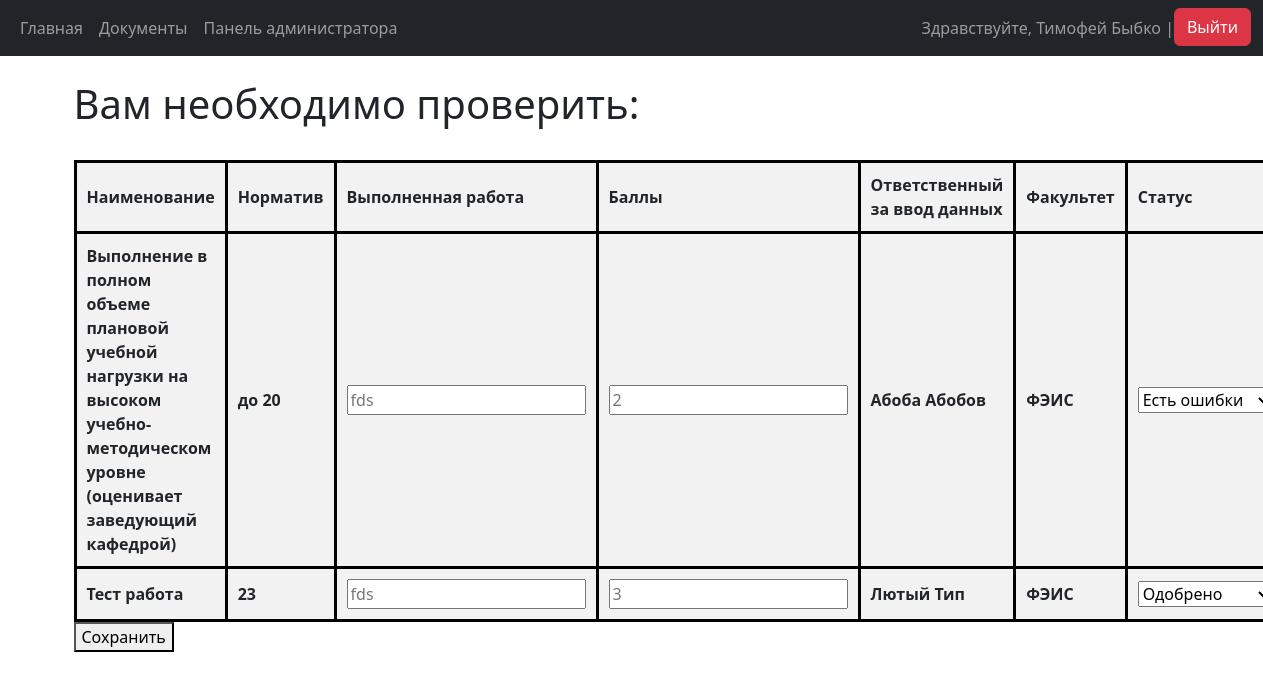
The app's page / (signed in) with its own data.
### main_app/models.py (models this page shows, shortened)
class Faculties(models.Model):
    faculty = models.CharField(verbose_name='Факультет', max_length=50, blank=False)
    class Meta:
        verbose_name = 'Факультеты'
        verbose_name_plural = 'Факультеты'

class Grading(models.Model):
    STATUS_CHOICES = [
        ('not_checked', 'Не проверено'),
        ('approved', 'Одобрено'),
        ('has_errors', 'Есть ошибки'),
    ]
    user = models.ForeignKey(Profile, verbose_name='Юзер', on_delete=models.CASCADE)
    used_standard = models.ForeignKey(Criteria, verbose_name='Наименование работ', on_delete=models.PROTECT)
    work_done = models.CharField(verbose_name='Выполненная работа', max_length=400, blank=True)
    rating = models.PositiveIntegerField(verbose_name='Баллы', default=0)
    status = models.CharField(
        verbose_name='Статус',
        max_length=20,
        choices=STATUS_CHOICES,
        default='not_checked',
    )
    class Meta:
        constraints = [
            models.UniqueConstraint(fields=['user', 'used_standard'], name='unique_user_data')
        ]
        verbose_name = 'Выполненные работы'
        verbose_name_plural = 'Выполненные работы'

class Criteria(models.Model):
    title = models.CharField(verbose_name='Наименование работ', max_length=200, blank=False)
    standard_in_points = models.CharField(verbose_name='Норматив в баллах', max_length=30, blank=False)
    table_title = models.ForeignKey(Table, verbose_name='Таблица', on_delete=models.PROTECT, null=True, blank=True)
    class Meta:
        verbose_name = 'Работы и нормативы'
        verbose_name_plural = 'Работы и нормативы'
    def __str__(self):
        return self.title

### main_app/views.py (the view, shortened to what this page needs)
# urls.py: path('', views.home_page, name='home'),
def home_page(request):
    if request.user.is_authenticated:
        user_object = request.user
        if models.Inspectors.objects.filter(user=user_object).exists():
            info = info_table.InfoTable(user_object)
            info.user_role = 'Inspector'
            info.set_faculties(user_object)
            profiles = models.Profile.objects.all()
            info.find_controlled_users(profiles)
        context = {
            'info': info,
            'status_choices': models.Grading.STATUS_CHOICES
        }
        return render(request, 'main/home.html', context)
    else:
        return redirect('login')

### main_app/info_table.py (called while the page is built)
    def find_user_grading(self, gradings: list[models.Grading], criterias: list[models.Criteria]) -> None:
        for grading in gradings:
            if grading.user.user.username == self.user.username:
                for criteria in criterias:
                    if str(criteria.title) == str(grading.used_standard):
                        new_table = Table(grading, criteria)
                        self.user_tables.append(new_table)

    def set_faculties(self, user_object: User) -> None:
        faculties = models.Inspectors.objects.get(user=user_object).audited_faculty
        for faculty in faculties.all():
            self.controlled_faculties.append(faculty.faculty)

    def sort_users_by_cathedras(self) -> None:
        cathedras = []
        for faculty in self.controlled_faculties:
            faculty_cathedras = models.Cathedras.objects.filter(owning_faculty=
                                                        models.Faculties.objects.get(faculty=faculty))
            cathedras.extend(faculty_cathedras)
        for cathedra in cathedras:
            if cathedra not in self.controlled_cathedras_users:
                self.controlled_cathedras_users[cathedra] = []
            for teacher in self.controlled_users:
                if cathedra in teacher.cathedras.all():
                    self.controlled_cathedras_users[cathedra].append(teacher)

### main_app/models.py (called while the page is built)
    def __str__(self):
        return self.cathedra

### templates/main/home.html (shortened to what this page needs)
{% extends 'main/base.html' %}
{% block content %}
<div class="users_info">
    {% if info.user_role == 'Teacher' and info.user_tables|length > 0 %}
    <br>
    <h1>Вам необходимо заполнить:</h1>
    <br>
    {% include 'main/output.html' %}
    {% elif info.user_role == 'Inspector' %}
    <br>
    <h1>Вам необходимо проверить:</h1>
    <br>
    {% include 'main/output.html' %}
    {% else %}
    <br>
    <h1>На данный момент записей для Вас нет.</h1>
    <br>
    {% endif %}
</div>
{% endblock %}

### templates/main/base.html (shortened to what this page needs)
<!DOCTYPE html>
<html lang="en">
<head>
    <link href="https://cdn.jsdelivr.net/npm/bootstrap@5.3.3/dist/css/bootstrap.min.css"
           rel="stylesheet"
>
    {% load crispy_forms_tags %}
</head>
<body>
    <nav class="navbar navbar-expand-lg navbar-dark bg-dark">
        <div class="container-fluid">
            <div>
                <ul class="navbar-nav">
                    <li class="nav-item">
                        <a class="nav-link" href="/home">Главная</a>
                    </li>
                    <li class="nav-item">
                        <a class="nav-link" href="/create-post">Документы</a>
                    </li>
                    {%  if user.is_superuser %}
                    <li class="nav-item">
                        <a class="nav-link" href="/admin">Панель администратора</a>
                    </li>
                    {% endif %}
                </ul>
            </div>
            <div>
                <ul class="navbar-nav">
                    {% if user.is_authenticated %}
                    <span class="navbar-text">Здравствуйте, {{ user.first_name }}
                        {{ user.last_name }} | </span>
                    <form action="{% url 'logout' %}" method="post">
                        <button type="submit" class="btn btn-danger">Выйти</button>
                    </form>
                    {% else %}
                    <li class="nav-item">
                        <a class="nav-link" href="/login">Войти</a>
                    </li>
                    {% endif %}
                </ul>
            </div>
        </div>
    </nav>
    <div class="container">
        {% block content %}
        {% endblock %}
    </div>
</body>
</html>

### templates/main/output.html (shortened to what this page needs)
<form method="POST" action="{% url 'save-form' %}">
    {% if info.user_role == 'Teacher' %}
        <table border="3">
            <tr>
                <th>Наименование</th>
                <th>Норматив</th>
                <th>Выполненная работа</th>
                <th>Баллы</th>
                <th>Статус</th>
            </tr>
            {% for table in info.user_tables %}
            <tr>
                <th>{{ table.grading.used_standard }}</th>
                <th>{{ table.criteria.standard_in_points }}</th>
                <th><input type="text"
                        name="work_done-!SePaRaToR!-{{ table.grading.user.user.username }}-!SePaRaToR!-{{ table.grading.used_standard }}"
                        placeholder="{{ table.grading.work_done }}"></th>
                <th><input type="number"
                           name="points-!SePaRaToR!-{{ table.grading.user.user.username }}-!SePaRaToR!-{{ table.grading.used_standard }}"
                           placeholder="{{ table.grading.rating }}"></th>
                <th>{{ table.grading.get_status_display }}</th>
            </tr>
            {% endfor %}
        </table>
        <button type="submit">Сохранить</button>
    {% elif info.user_role == 'Inspector' %}
        <table border="3">
            <tr>
                <th>Наименование</th>
                <th>Норматив</th>
                <th>Выполненная работа</th>
                <th>Баллы</th>
                <th>Ответственный за ввод данных</th>
                <th>Факультет</th>
                <th>Статус</th>
            </tr>
        {% for teacher in info.controlled_users %}
            {% for table in teacher.user_tables %}
            <tr>
                <th>{{ table.grading.used_standard }}</th>
                <th>{{ table.criteria.standard_in_points }}</th>
                <th><input type="text"
                           name="work_done-!SePaRaToR!-{{ table.grading.user.user.username }}-!SePaRaToR!-{{ table.grading.used_standard }}"
                           placeholder="{{ table.grading.work_done }}"></th>
                <th><input type="number"
                           name="points-!SePaRaToR!-{{ table.grading.user.user.username }}-!SePaRaToR!-{{ table.grading.used_standard }}"
                           placeholder="{{ table.grading.rating }}"></th>
                <th>{{ teacher.user.first_name }}  {{ teacher.user.last_name }}</th>
                <th>{{ teacher.faculties|join:", " }}</th>
                <th><select id="status" name="status-!SePaRaToR!-{{ teacher.user.username }}-!SePaRaToR!-{{ table.grading.used_standard }}">
                    {% for value, display in status_choices %}
                        <option value="{{ value }}"
                                {% if value == table.grading.status %} selected {% endif %}>
                            {{ display }}
                        </option>
                    {% endfor %}
                </select></th>
            </tr>
            {% endfor %}
        {% endfor %}
        </table>
        <button type="submit">Сохранить</button>
        <br> <br> <br>
    {% else %}
        <h1>Ошибка. У вас не настроена роль. Обратитесь к администратору.</h1>
    {% endif %}
</form>

### templates/main/output.html (style rules this page uses)
table { border-collapse: collapse; width: 100%; }
th, td { padding: 10px; text-align: left; border: 3px solid black; }
th { background-color: #f2f2f2; }

### records on screen
Faculties: grading.used_standard "Выполнение в полном объеме плановой учебной нагрузки на высоком учебно-методическом уровне (оценивает заведующий кафедрой)", criteria.standard_in_points "до 20", grading.work_done "fds", grading.rating "2", faculties "ФЭИС", title "Есть ошибки", grading.used_standard "Тест работа", criteria.standard_in_points "23", grading.rating "3", title "Одобрено"

### other values on screen
{{ user.first_name }} "Тимофей"
{{ user.last_name }} "Быбко"
{{ teacher.user.first_name }} "Абоба"
{{ teacher.user.last_name }} "Абобов"
{{ teacher.user.first_name }} "Лютый"
{{ teacher.user.last_name }} "Тип"
